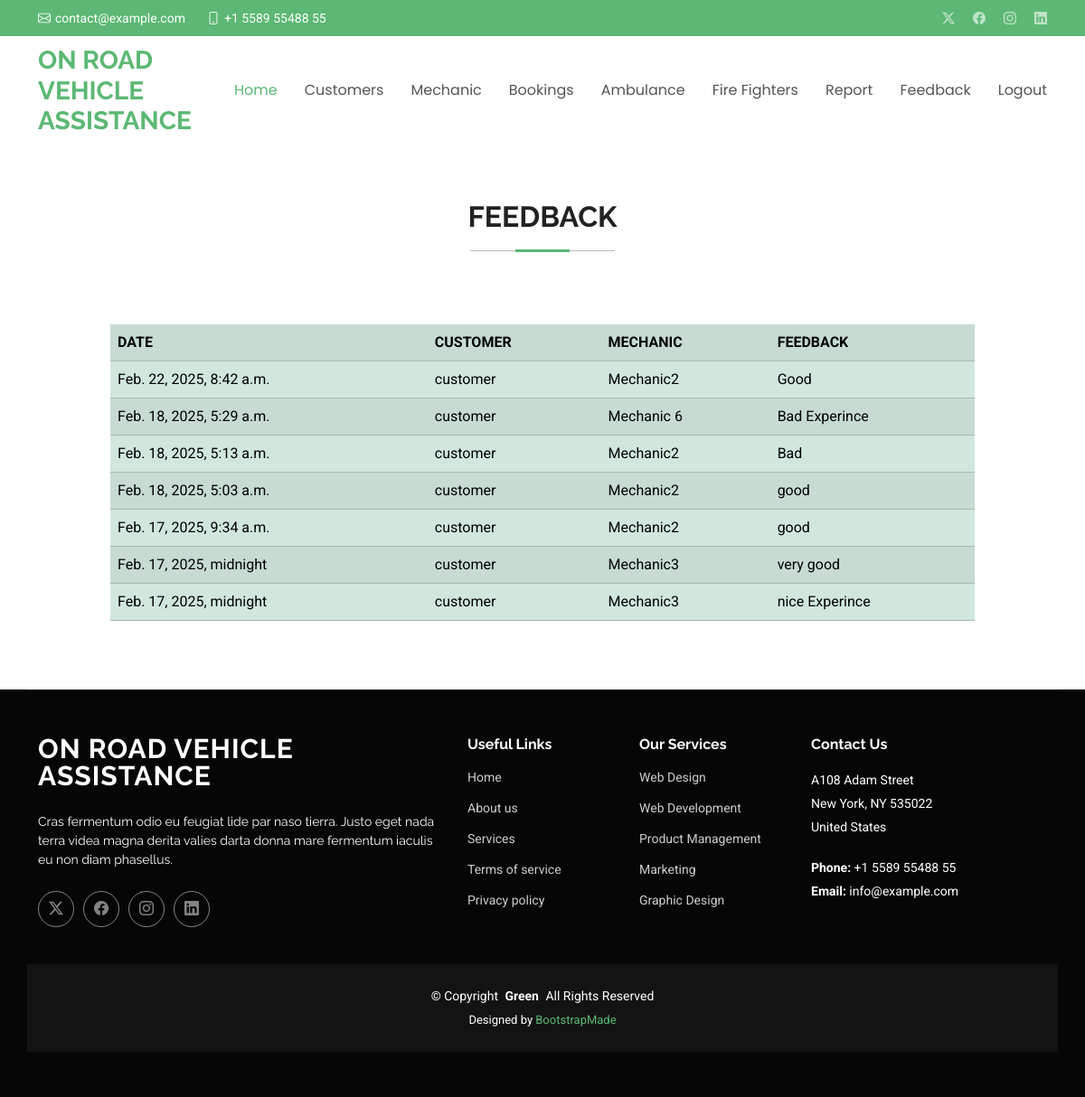
Screenshot of /adminFeedback with the database file from the repository.
### on_road_app/models.py (models this page shows)
class Feedback(models.Model):
    date=models.DateTimeField(auto_now_add=True)
    booking=models.ForeignKey(Bookings,on_delete=models.CASCADE,null=True)
    feedback=models.CharField(max_length=300,null=True,default="-")

class Bookings(models.Model):
    date=models.DateTimeField(auto_now_add=True)
    mechanic=models.ForeignKey(Mechanic,on_delete=models.CASCADE,null=True)
    customer=models.ForeignKey(Customer,on_delete=models.CASCADE,null=True)
    lat=models.CharField(max_length=50)
    lon=models.CharField(max_length=50)
    estReachDist=models.CharField(max_length=100,default="-")
    estReachTime=models.CharField(max_length=100,default="-")
    status=models.CharField(max_length=50,default="Pending")
    rate=models.CharField(max_length=50)
    desc=models.CharField(max_length=50)
    review=models.BooleanField(default=False)

class Customer(models.Model):
    name=models.CharField(max_length=50)
    email=models.EmailField()
    phone=models.CharField(max_length=50)
    address=models.CharField(max_length=50)
    user=models.ForeignKey(User,on_delete=models.CASCADE)

class Mechanic(models.Model):
    name=models.CharField(max_length=50)
    email=models.EmailField()
    phone=models.CharField(max_length=50)
    address=models.CharField(max_length=50)
    lat = models.CharField(max_length=50)
    lon = models.CharField(max_length=50)
    user=models.ForeignKey(User,on_delete=models.CASCADE)

### on_road_app/views.py (the view)
# urls.py: path('adminFeedback',views.adminFeedback),
def adminFeedback(request):
  feed=Feedback.objects.filter().order_by("-id")
  return render(request,"adminFeedback.html",{"feed":feed})

### templates/adminFeedback.html (shortened to what this page needs)
<!DOCTYPE html>
<html lang="en">
<head>
  <link href="static/assets/vendor/bootstrap/css/bootstrap.min.css" rel="stylesheet">
  <link href="static/assets/vendor/bootstrap-icons/bootstrap-icons.css" rel="stylesheet">
  <link href="static/assets/vendor/aos/aos.css" rel="stylesheet">
  <link href="static/assets/vendor/glightbox/css/glightbox.min.css" rel="stylesheet">
  <link href="static/assets/vendor/swiper/swiper-bundle.min.css" rel="stylesheet">
  <link href="static/assets/css/main.css" rel="stylesheet">
</head>
<body class="index-page">
  <header id="header" class="header sticky-top">
    <div class="topbar d-flex align-items-center accent-background">
      <div class="container d-flex justify-content-center justify-content-md-between">
        <div class="contact-info d-flex align-items-center">
          <i class="bi bi-envelope d-flex align-items-center"><a href="mailto:contact@example.com">contact@example.com</a></i>
          <i class="bi bi-phone d-flex align-items-center ms-4"><span>+1 5589 55488 55</span></i>
        </div>
        <div class="social-links d-none d-md-flex align-items-center">
          <a href="#" class="twitter"><i class="bi bi-twitter-x"></i></a>
          <a href="#" class="facebook"><i class="bi bi-facebook"></i></a>
          <a href="#" class="instagram"><i class="bi bi-instagram"></i></a>
          <a href="#" class="linkedin"><i class="bi bi-linkedin"></i></a>
        </div>
      </div>
    </div>
    <div class="branding d-flex align-items-cente">
      <div class="container position-relative d-flex align-items-center justify-content-between">
        <a href="index.html" class="logo d-flex align-items-center">
          <h1 class="sitename">ON ROAD VEHICLE ASSISTANCE</h1>
        </a>
        <nav id="navmenu" class="navmenu">
          <ul>
            <li><a href="/adminHome" class="active">Home</a></li>
            <li><a href="/adminCust">Customers</a></li>
            <li><a href="/adminMech">Mechanic</a></li>
            <li><a href="/adminBookings">Bookings</a></li>
            <li><a href="/adminAmbulance">Ambulance</a></li>
            <li><a href="/adminFire">Fire Fighters</a></li>
            <li><a href="/adminReport">Report</a></li>
            <li><a href="/adminFeedback">Feedback</a></li>
            <li><a href="/login">Logout</a></li>
          </ul>
        </nav>
      </div>
    </div>
  </header>
  <main class="main">
    <section id="contact" class="contact section">
      <div class="container section-title" data-aos="fade-up">
        <h2>FEEDBACK</h2>
      </div>
      <center>
        <div style="margin: 0 122px">
          <table class="table table-success table-hover table-striped">
            <tr>
              <th>DATE</th>
              <th>CUSTOMER</th>
              <th>MECHANIC</th>
              <th>FEEDBACK</th>
            </tr>
            {% for i in feed %}
            <tr>
              <td>{{i.date}}</td>
              <td>{{i.booking.customer.name}}</td>
              <td>{{i.booking.mechanic.name}}</td><td>{{i.feedback}}</td>
            </tr>
            {% endfor %}
          </table>
        </div>
      </center>
    </section>
  </main>
  <footer id="footer" class="footer dark-background">
    <div class="container footer-top">
      <div class="row gy-4">
        <div class="col-lg-5 col-md-12 footer-about">
          <a href="index.html" class="logo d-flex align-items-center">
            <span class="sitename">ON ROAD VEHICLE ASSISTANCE</span>
          </a>
          <p>Cras fermentum odio eu feugiat lide par naso tierra. Justo eget nada terra videa magna derita valies darta donna mare fermentum iaculis eu non diam phasellus.</p>
          <div class="social-links d-flex mt-4">
            <a href=""><i class="bi bi-twitter-x"></i></a>
            <a href=""><i class="bi bi-facebook"></i></a>
            <a href=""><i class="bi bi-instagram"></i></a>
            <a href=""><i class="bi bi-linkedin"></i></a>
          </div>
        </div>
        <div class="col-lg-2 col-6 footer-links">
          <h4>Useful Links</h4>
          <ul>
            <li><a href="#">Home</a></li>
            <li><a href="#">About us</a></li>
            <li><a href="#">Services</a></li>
            <li><a href="#">Terms of service</a></li>
            <li><a href="#">Privacy policy</a></li>
          </ul>
        </div>
        <div class="col-lg-2 col-6 footer-links">
          <h4>Our Services</h4>
          <ul>
            <li><a href="#">Web Design</a></li>
            <li><a href="#">Web Development</a></li>
            <li><a href="#">Product Management</a></li>
            <li><a href="#">Marketing</a></li>
            <li><a href="#">Graphic Design</a></li>
          </ul>
        </div>
        <div class="col-lg-3 col-md-12 footer-contact text-center text-md-start">
          <h4>Contact Us</h4>
          <p>A108 Adam Street</p>
          <p>New York, NY 535022</p>
          <p>United States</p>
          <p class="mt-4"><strong>Phone:</strong> <span>+1 5589 55488 55</span></p>
          <p><strong>Email:</strong> <span>info@example.com</span></p>
        </div>
      </div>
    </div>
    <div class="container copyright text-center mt-4">
      <p>© <span>Copyright</span> <strong class="px-1 sitename">Green</strong> <span>All Rights Reserved</span></p>
      <div class="credits">
        Designed by <a href="https://bootstrapmade.com/">BootstrapMade</a>
      </div>
    </div>
  </footer>
</body>
</html>

### rows the page displays
Feedback: date "Feb. 22, 2025, 8:42 a.m.", booking.customer.name "customer", booking.mechanic.name "Mechanic2", feedback "Good"
Feedback: date "Feb. 18, 2025, 5:29 a.m.", booking.customer.name "customer", booking.mechanic.name "Mechanic 6", feedback "Bad Experince"
Feedback: date "Feb. 18, 2025, 5:13 a.m.", booking.customer.name "customer", booking.mechanic.name "Mechanic2", feedback "Bad"
Feedback: date "Feb. 18, 2025, 5:03 a.m.", booking.customer.name "customer", booking.mechanic.name "Mechanic2", feedback "good"
Feedback: date "Feb. 17, 2025, 9:34 a.m.", booking.customer.name "customer", booking.mechanic.name "Mechanic2", feedback "good"
Feedback: date "Feb. 17, 2025, midnight", booking.customer.name "customer", booking.mechanic.name "Mechanic3", feedback "very good"
Feedback: date "Feb. 17, 2025, midnight", booking.customer.name "customer", booking.mechanic.name "Mechanic3", feedback "nice Experince"
